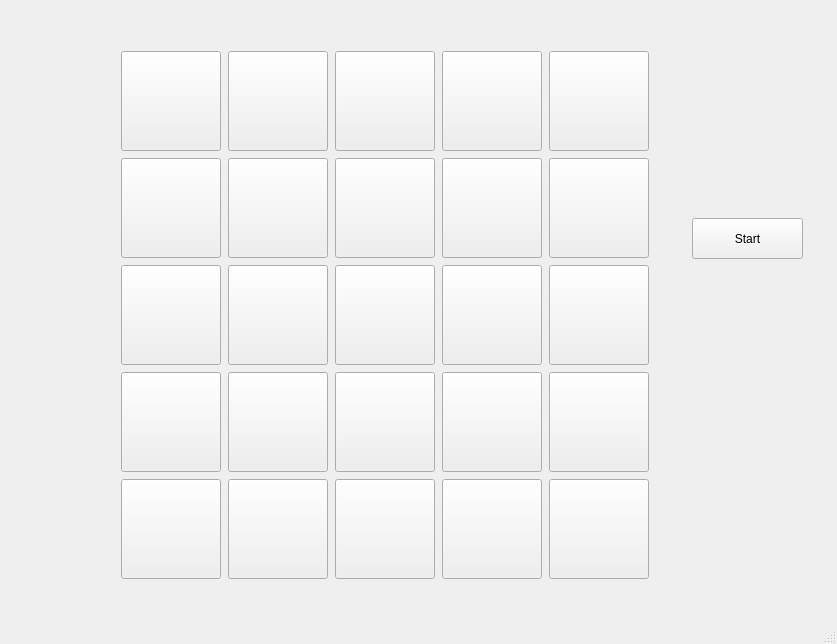
<?xml version="1.0" encoding="UTF-8"?>
<ui version="4.0">
 <class>MainWindow</class>
 <widget class="QMainWindow" name="MainWindow">
  <property name="geometry">
   <rect>
    <x>0</x>
    <y>0</y>
    <width>837</width>
    <height>644</height>
   </rect>
  </property>
  <property name="windowTitle">
   <string>MainWindow</string>
  </property>
  <widget class="QWidget" name="centralwidget">
   <widget class="QWidget" name="gridLayoutWidget">
    <property name="geometry">
     <rect>
      <x>120</x>
      <y>50</y>
      <width>530</width>
      <height>530</height>
     </rect>
    </property>
    <property name="font">
     <font>
      <pointsize>50</pointsize>
     </font>
    </property>
    <layout class="QGridLayout" name="gridLayout">
     <item row="1" column="0">
      <widget class="QPushButton" name="But2">
       <property name="minimumSize">
        <size>
         <width>100</width>
         <height>100</height>
        </size>
       </property>
       <property name="maximumSize">
        <size>
         <width>100</width>
         <height>100</height>
        </size>
       </property>
       <property name="sizeIncrement">
        <size>
         <width>100</width>
         <height>100</height>
        </size>
       </property>
       <property name="font">
        <font>
         <pointsize>50</pointsize>
        </font>
       </property>
       <property name="locale">
        <locale language="Polish" country="Poland"/>
       </property>
       <property name="text">
        <string/>
       </property>
      </widget>
     </item>
     <item row="2" column="0">
      <widget class="QPushButton" name="But3">
       <property name="minimumSize">
        <size>
         <width>100</width>
         <height>100</height>
        </size>
       </property>
       <property name="maximumSize">
        <size>
         <width>100</width>
         <height>100</height>
        </size>
       </property>
       <property name="sizeIncrement">
        <size>
         <width>100</width>
         <height>100</height>
        </size>
       </property>
       <property name="font">
        <font>
         <pointsize>50</pointsize>
        </font>
       </property>
       <property name="locale">
        <locale language="Polish" country="Poland"/>
       </property>
       <property name="text">
        <string/>
       </property>
      </widget>
     </item>
     <item row="0" column="3">
      <widget class="QPushButton" name="But16">
       <property name="minimumSize">
        <size>
         <width>100</width>
         <height>100</height>
        </size>
       </property>
       <property name="maximumSize">
        <size>
         <width>100</width>
         <height>100</height>
        </size>
       </property>
       <property name="sizeIncrement">
        <size>
         <width>100</width>
         <height>100</height>
        </size>
       </property>
       <property name="font">
        <font>
         <pointsize>50</pointsize>
        </font>
       </property>
       <property name="locale">
        <locale language="Polish" country="Poland"/>
       </property>
       <property name="text">
        <string/>
       </property>
      </widget>
     </item>
     <item row="1" column="1">
      <widget class="QPushButton" name="But7">
       <property name="minimumSize">
        <size>
         <width>100</width>
         <height>100</height>
        </size>
       </property>
       <property name="maximumSize">
        <size>
         <width>100</width>
         <height>100</height>
        </size>
       </property>
       <property name="sizeIncrement">
        <size>
         <width>100</width>
         <height>100</height>
        </size>
       </property>
       <property name="font">
        <font>
         <pointsize>50</pointsize>
        </font>
       </property>
       <property name="locale">
        <locale language="Polish" country="Poland"/>
       </property>
       <property name="text">
        <string/>
       </property>
      </widget>
     </item>
     <item row="2" column="1">
      <widget class="QPushButton" name="But8">
       <property name="minimumSize">
        <size>
         <width>100</width>
         <height>100</height>
        </size>
       </property>
       <property name="maximumSize">
        <size>
         <width>100</width>
         <height>100</height>
        </size>
       </property>
       <property name="sizeIncrement">
        <size>
         <width>100</width>
         <height>100</height>
        </size>
       </property>
       <property name="font">
        <font>
         <pointsize>50</pointsize>
        </font>
       </property>
       <property name="locale">
        <locale language="Polish" country="Poland"/>
       </property>
       <property name="text">
        <string/>
       </property>
      </widget>
     </item>
     <item row="4" column="1">
      <widget class="QPushButton" name="But10">
       <property name="minimumSize">
        <size>
         <width>100</width>
         <height>100</height>
        </size>
       </property>
       <property name="maximumSize">
        <size>
         <width>100</width>
         <height>100</height>
        </size>
       </property>
       <property name="sizeIncrement">
        <size>
         <width>100</width>
         <height>100</height>
        </size>
       </property>
       <property name="font">
        <font>
         <pointsize>50</pointsize>
        </font>
       </property>
       <property name="locale">
        <locale language="Polish" country="Poland"/>
       </property>
       <property name="text">
        <string/>
       </property>
      </widget>
     </item>
     <item row="1" column="2">
      <widget class="QPushButton" name="But12">
       <property name="minimumSize">
        <size>
         <width>100</width>
         <height>100</height>
        </size>
       </property>
       <property name="maximumSize">
        <size>
         <width>100</width>
         <height>100</height>
        </size>
       </property>
       <property name="sizeIncrement">
        <size>
         <width>100</width>
         <height>100</height>
        </size>
       </property>
       <property name="font">
        <font>
         <pointsize>50</pointsize>
        </font>
       </property>
       <property name="locale">
        <locale language="Polish" country="Poland"/>
       </property>
       <property name="text">
        <string/>
       </property>
      </widget>
     </item>
     <item row="0" column="0">
      <widget class="QPushButton" name="But1">
       <property name="minimumSize">
        <size>
         <width>100</width>
         <height>100</height>
        </size>
       </property>
       <property name="maximumSize">
        <size>
         <width>100</width>
         <height>100</height>
        </size>
       </property>
       <property name="sizeIncrement">
        <size>
         <width>100</width>
         <height>100</height>
        </size>
       </property>
       <property name="font">
        <font>
         <pointsize>50</pointsize>
        </font>
       </property>
       <property name="locale">
        <locale language="Polish" country="Poland"/>
       </property>
       <property name="text">
        <string/>
       </property>
      </widget>
     </item>
     <item row="4" column="0">
      <widget class="QPushButton" name="But5">
       <property name="minimumSize">
        <size>
         <width>100</width>
         <height>100</height>
        </size>
       </property>
       <property name="maximumSize">
        <size>
         <width>100</width>
         <height>100</height>
        </size>
       </property>
       <property name="sizeIncrement">
        <size>
         <width>100</width>
         <height>100</height>
        </size>
       </property>
       <property name="font">
        <font>
         <pointsize>50</pointsize>
        </font>
       </property>
       <property name="locale">
        <locale language="Polish" country="Poland"/>
       </property>
       <property name="text">
        <string/>
       </property>
      </widget>
     </item>
     <item row="0" column="2">
      <widget class="QPushButton" name="But11">
       <property name="minimumSize">
        <size>
         <width>100</width>
         <height>100</height>
        </size>
       </property>
       <property name="maximumSize">
        <size>
         <width>100</width>
         <height>100</height>
        </size>
       </property>
       <property name="sizeIncrement">
        <size>
         <width>100</width>
         <height>100</height>
        </size>
       </property>
       <property name="font">
        <font>
         <pointsize>50</pointsize>
        </font>
       </property>
       <property name="locale">
        <locale language="Polish" country="Poland"/>
       </property>
       <property name="text">
        <string/>
       </property>
      </widget>
     </item>
     <item row="3" column="1">
      <widget class="QPushButton" name="But9">
       <property name="minimumSize">
        <size>
         <width>100</width>
         <height>100</height>
        </size>
       </property>
       <property name="maximumSize">
        <size>
         <width>100</width>
         <height>100</height>
        </size>
       </property>
       <property name="sizeIncrement">
        <size>
         <width>100</width>
         <height>100</height>
        </size>
       </property>
       <property name="font">
        <font>
         <pointsize>50</pointsize>
        </font>
       </property>
       <property name="locale">
        <locale language="Polish" country="Poland"/>
       </property>
       <property name="text">
        <string/>
       </property>
      </widget>
     </item>
     <item row="0" column="1">
      <widget class="QPushButton" name="But6">
       <property name="minimumSize">
        <size>
         <width>100</width>
         <height>100</height>
        </size>
       </property>
       <property name="maximumSize">
        <size>
         <width>100</width>
         <height>100</height>
        </size>
       </property>
       <property name="sizeIncrement">
        <size>
         <width>100</width>
         <height>100</height>
        </size>
       </property>
       <property name="font">
        <font>
         <pointsize>50</pointsize>
        </font>
       </property>
       <property name="locale">
        <locale language="Polish" country="Poland"/>
       </property>
       <property name="text">
        <string/>
       </property>
      </widget>
     </item>
     <item row="3" column="0">
      <widget class="QPushButton" name="But4">
       <property name="minimumSize">
        <size>
         <width>100</width>
         <height>100</height>
        </size>
       </property>
       <property name="maximumSize">
        <size>
         <width>100</width>
         <height>100</height>
        </size>
       </property>
       <property name="sizeIncrement">
        <size>
         <width>100</width>
         <height>100</height>
        </size>
       </property>
       <property name="font">
        <font>
         <pointsize>50</pointsize>
        </font>
       </property>
       <property name="locale">
        <locale language="Polish" country="Poland"/>
       </property>
       <property name="text">
        <string/>
       </property>
      </widget>
     </item>
     <item row="0" column="4">
      <widget class="QPushButton" name="But21">
       <property name="minimumSize">
        <size>
         <width>100</width>
         <height>100</height>
        </size>
       </property>
       <property name="maximumSize">
        <size>
         <width>100</width>
         <height>100</height>
        </size>
       </property>
       <property name="sizeIncrement">
        <size>
         <width>100</width>
         <height>100</height>
        </size>
       </property>
       <property name="font">
        <font>
         <pointsize>50</pointsize>
        </font>
       </property>
       <property name="locale">
        <locale language="Polish" country="Poland"/>
       </property>
       <property name="text">
        <string/>
       </property>
      </widget>
     </item>
     <item row="1" column="3">
      <widget class="QPushButton" name="But17">
       <property name="minimumSize">
        <size>
         <width>100</width>
         <height>100</height>
        </size>
       </property>
       <property name="maximumSize">
        <size>
         <width>100</width>
         <height>100</height>
        </size>
       </property>
       <property name="sizeIncrement">
        <size>
         <width>100</width>
         <height>100</height>
        </size>
       </property>
       <property name="font">
        <font>
         <pointsize>50</pointsize>
        </font>
       </property>
       <property name="locale">
        <locale language="Polish" country="Poland"/>
       </property>
       <property name="text">
        <string/>
       </property>
      </widget>
     </item>
     <item row="2" column="2">
      <widget class="QPushButton" name="But13">
       <property name="minimumSize">
        <size>
         <width>100</width>
         <height>100</height>
        </size>
       </property>
       <property name="maximumSize">
        <size>
         <width>100</width>
         <height>100</height>
        </size>
       </property>
       <property name="sizeIncrement">
        <size>
         <width>100</width>
         <height>100</height>
        </size>
       </property>
       <property name="font">
        <font>
         <pointsize>50</pointsize>
        </font>
       </property>
       <property name="locale">
        <locale language="Polish" country="Poland"/>
       </property>
       <property name="text">
        <string/>
       </property>
      </widget>
     </item>
     <item row="3" column="2">
      <widget class="QPushButton" name="But14">
       <property name="minimumSize">
        <size>
         <width>100</width>
         <height>100</height>
        </size>
       </property>
       <property name="maximumSize">
        <size>
         <width>100</width>
         <height>100</height>
        </size>
       </property>
       <property name="sizeIncrement">
        <size>
         <width>100</width>
         <height>100</height>
        </size>
       </property>
       <property name="font">
        <font>
         <pointsize>50</pointsize>
        </font>
       </property>
       <property name="locale">
        <locale language="Polish" country="Poland"/>
       </property>
       <property name="text">
        <string/>
       </property>
      </widget>
     </item>
     <item row="4" column="2">
      <widget class="QPushButton" name="But15">
       <property name="minimumSize">
        <size>
         <width>100</width>
         <height>100</height>
        </size>
       </property>
       <property name="maximumSize">
        <size>
         <width>100</width>
         <height>100</height>
        </size>
       </property>
       <property name="sizeIncrement">
        <size>
         <width>100</width>
         <height>100</height>
        </size>
       </property>
       <property name="font">
        <font>
         <pointsize>50</pointsize>
        </font>
       </property>
       <property name="locale">
        <locale language="Polish" country="Poland"/>
       </property>
       <property name="text">
        <string/>
       </property>
      </widget>
     </item>
     <item row="4" column="3">
      <widget class="QPushButton" name="But20">
       <property name="minimumSize">
        <size>
         <width>100</width>
         <height>100</height>
        </size>
       </property>
       <property name="maximumSize">
        <size>
         <width>100</width>
         <height>100</height>
        </size>
       </property>
       <property name="sizeIncrement">
        <size>
         <width>100</width>
         <height>100</height>
        </size>
       </property>
       <property name="font">
        <font>
         <pointsize>50</pointsize>
        </font>
       </property>
       <property name="locale">
        <locale language="Polish" country="Poland"/>
       </property>
       <property name="text">
        <string/>
       </property>
      </widget>
     </item>
     <item row="3" column="3">
      <widget class="QPushButton" name="But19">
       <property name="minimumSize">
        <size>
         <width>100</width>
         <height>100</height>
        </size>
       </property>
       <property name="maximumSize">
        <size>
         <width>100</width>
         <height>100</height>
        </size>
       </property>
       <property name="sizeIncrement">
        <size>
         <width>100</width>
         <height>100</height>
        </size>
       </property>
       <property name="font">
        <font>
         <pointsize>50</pointsize>
        </font>
       </property>
       <property name="locale">
        <locale language="Polish" country="Poland"/>
       </property>
       <property name="text">
        <string/>
       </property>
      </widget>
     </item>
     <item row="2" column="3">
      <widget class="QPushButton" name="But18">
       <property name="minimumSize">
        <size>
         <width>100</width>
         <height>100</height>
        </size>
       </property>
       <property name="maximumSize">
        <size>
         <width>100</width>
         <height>100</height>
        </size>
       </property>
       <property name="sizeIncrement">
        <size>
         <width>100</width>
         <height>100</height>
        </size>
       </property>
       <property name="font">
        <font>
         <pointsize>50</pointsize>
        </font>
       </property>
       <property name="locale">
        <locale language="Polish" country="Poland"/>
       </property>
       <property name="text">
        <string/>
       </property>
      </widget>
     </item>
     <item row="1" column="4">
      <widget class="QPushButton" name="But22">
       <property name="minimumSize">
        <size>
         <width>100</width>
         <height>100</height>
        </size>
       </property>
       <property name="maximumSize">
        <size>
         <width>100</width>
         <height>100</height>
        </size>
       </property>
       <property name="sizeIncrement">
        <size>
         <width>100</width>
         <height>100</height>
        </size>
       </property>
       <property name="font">
        <font>
         <pointsize>50</pointsize>
        </font>
       </property>
       <property name="locale">
        <locale language="Polish" country="Poland"/>
       </property>
       <property name="text">
        <string/>
       </property>
      </widget>
     </item>
     <item row="2" column="4">
      <widget class="QPushButton" name="But23">
       <property name="minimumSize">
        <size>
         <width>100</width>
         <height>100</height>
        </size>
       </property>
       <property name="maximumSize">
        <size>
         <width>100</width>
         <height>100</height>
        </size>
       </property>
       <property name="sizeIncrement">
        <size>
         <width>100</width>
         <height>100</height>
        </size>
       </property>
       <property name="font">
        <font>
         <pointsize>50</pointsize>
        </font>
       </property>
       <property name="locale">
        <locale language="Polish" country="Poland"/>
       </property>
       <property name="text">
        <string/>
       </property>
      </widget>
     </item>
     <item row="3" column="4">
      <widget class="QPushButton" name="But24">
       <property name="minimumSize">
        <size>
         <width>100</width>
         <height>100</height>
        </size>
       </property>
       <property name="maximumSize">
        <size>
         <width>100</width>
         <height>100</height>
        </size>
       </property>
       <property name="sizeIncrement">
        <size>
         <width>100</width>
         <height>100</height>
        </size>
       </property>
       <property name="font">
        <font>
         <pointsize>50</pointsize>
        </font>
       </property>
       <property name="locale">
        <locale language="Polish" country="Poland"/>
       </property>
       <property name="text">
        <string/>
       </property>
      </widget>
     </item>
     <item row="4" column="4">
      <widget class="QPushButton" name="But25">
       <property name="minimumSize">
        <size>
         <width>100</width>
         <height>100</height>
        </size>
       </property>
       <property name="maximumSize">
        <size>
         <width>100</width>
         <height>100</height>
        </size>
       </property>
       <property name="sizeIncrement">
        <size>
         <width>100</width>
         <height>100</height>
        </size>
       </property>
       <property name="font">
        <font>
         <pointsize>50</pointsize>
        </font>
       </property>
       <property name="locale">
        <locale language="Polish" country="Poland"/>
       </property>
       <property name="text">
        <string/>
       </property>
      </widget>
     </item>
    </layout>
   </widget>
   <widget class="QPushButton" name="Start">
    <property name="geometry">
     <rect>
      <x>692</x>
      <y>218</y>
      <width>111</width>
      <height>41</height>
     </rect>
    </property>
    <property name="text">
     <string>Start</string>
    </property>
   </widget>
   <widget class="QLabel" name="Win">
    <property name="geometry">
     <rect>
      <x>240</x>
      <y>10</y>
      <width>311</width>
      <height>31</height>
     </rect>
    </property>
    <property name="font">
     <font>
      <pointsize>20</pointsize>
     </font>
    </property>
    <property name="text">
     <string/>
    </property>
   </widget>
  </widget>
  <widget class="QMenuBar" name="menubar">
   <property name="geometry">
    <rect>
     <x>0</x>
     <y>0</y>
     <width>837</width>
     <height>26</height>
    </rect>
   </property>
  </widget>
  <widget class="QStatusBar" name="statusbar"/>
 </widget>
 <resources/>
 <connections/>
</ui>
